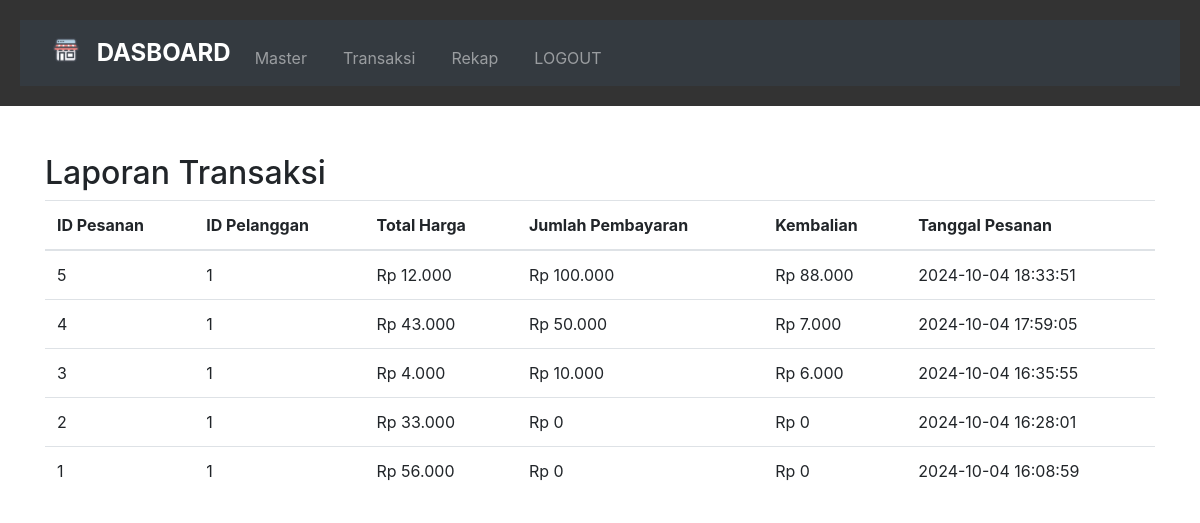
The app's page /rekap.php (signed in) with its own data.
### tables this page shows
CREATE TABLE orders (
  id int(11) NOT NULL,
  customer_id int(11) DEFAULT NULL,
  total_price decimal(10,2) NOT NULL,
  payment_amount decimal(10,2) NOT NULL,
  change_amount decimal(10,2) NOT NULL,
  order_date timestamp NOT NULL DEFAULT current_timestamp()
);

### rekap.php (the view, shortened to what this page needs)
<?php
include 'config.php';
$result = mysqli_query($conn, "SELECT * FROM orders ORDER BY order_date DESC");
?>
<!DOCTYPE html>
<html lang="en">
<head>
    <link rel="stylesheet" href="https://stackpath.bootstrapcdn.com/bootstrap/4.5.2/css/bootstrap.min.css">
</head>
<body>
<?php include"header.php"; ?>
<div class="container mt-5">
    <h2>Laporan Transaksi</h2>
    <table class="table">
        <thead>
            <tr>
                <th>ID Pesanan</th>
                <th>ID Pelanggan</th>
                <th>Total Harga</th>
                <th>Jumlah Pembayaran</th>
                <th>Kembalian</th>
                <th>Tanggal Pesanan</th>
            </tr>
        </thead>
        <tbody>
            <?php while ($order = mysqli_fetch_assoc($result)) { ?>
                <tr>
                    <td><?= $order['id']; ?></td>
                    <td><?= $order['customer_id']; ?></td>
                    <td>Rp <?= number_format($order['total_price'], 0, ',', '.'); ?></td>
                    <td>Rp <?= number_format($order['payment_amount'], 0, ',', '.'); ?></td>
                    <td>Rp <?= number_format($order['change_amount'], 0, ',', '.'); ?></td>
                    <td><?= $order['order_date']; ?></td>
                </tr>
            <?php } ?>
        </tbody>
    </table>
</div>
</body>
</html>

### records on screen
orders: id "5", customer "1", total_price "12.000", payment_amount "100.000", change_amount "88.000", order_date "2024-10-04 18:33:51"
orders: id "4", customer "1", total_price "43.000", payment_amount "50.000", change_amount "7.000", order_date "2024-10-04 17:59:05"
orders: id "3", customer "1", total_price "4.000", payment_amount "10.000", change_amount "6.000", order_date "2024-10-04 16:35:55"
orders: id "2", customer "1", total_price "33.000", payment_amount "0", change_amount "0", order_date "2024-10-04 16:28:01"
orders: id "1", customer "1", total_price "56.000", payment_amount "0", change_amount "0", order_date "2024-10-04 16:08:59"
